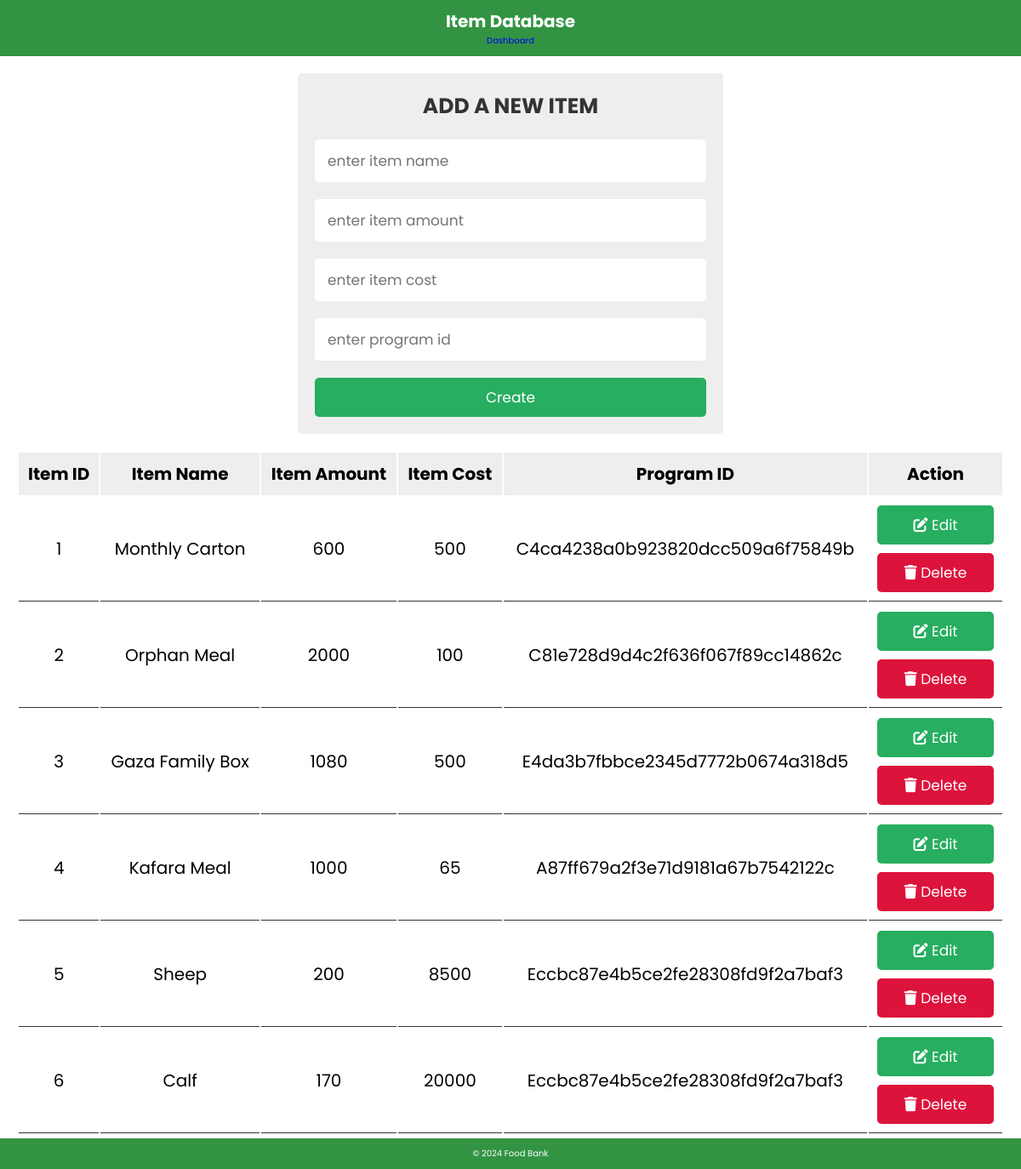
The page /Phase1/code/itemCRUD.php on the database its author committed.
### tables this page shows
CREATE TABLE `item` (
  `id` int(10) UNSIGNED NOT NULL,
  `item_name` varchar(128) DEFAULT NULL,
  `item_cost` float UNSIGNED DEFAULT NULL,
  `amount` mediumint(128) UNSIGNED DEFAULT NULL,
  `program_id` varchar(222) DEFAULT NULL,
  `itemid` varchar(222) DEFAULT NULL,
  `program_name` varchar(255) NOT NULL
);

### Phase1/code/Item.php (called while the page is built, shortened)
<?php
require_once "pdo.php";
$table = "item";
class Item implements imodifiable {
    public static function view_all(){
        global $pdo, $table;
        $stmt = $pdo->query("SELECT * FROM {$table}");
        return $stmt;
    }
}
?>

### Phase1/code/itemCRUD.php (the view, shortened to what this page needs)
<?php
require_once "Item.php";
?>
<!DOCTYPE html>
<html lang="en">
<head>
        <link rel="stylesheet" href="CRUD.css">
        <link rel="stylesheet" href="https://cdnjs.cloudflare.com/ajax/libs/font-awesome/6.5.2/css/all.min.css">
</head>
<body>
<header>
        <h1>Item Database</h1>
        <nav>
            <ul>
                <li><a href="dashboard.php">Dashboard</a></li>
            </ul>
        </nav>
</header>
<div class="container">
   <div class="admin-object-form-container">
      <form  method="post">
         <h3>add a new item</h3>
         <input type="text" placeholder="enter item name" name="name" class="box" required>
         <input type="number" placeholder="enter item amount" name="amount" class="box" required>
         <input type="number" step="0.001 "placeholder="enter item cost" name="cost" class="box" required>
         <input type="number" placeholder="enter program id" name="program_id" class="box" required>
         <input type="submit" class="btn" name="add_item" value="Create">
      </form>
   </div>
   <div class="object-display">
      <table class="object-display-table">
         <thead>
         <tr>
            <th>item ID</th>
            <th>item name</th>
            <th>item amount</th>
            <th>item cost</th>
            <th>program ID</th>
            <th>action</th>
         </tr>
         </thead>
         <?php
         $stmt = Item::view_all();
         while($row = $stmt->fetch(PDO::FETCH_ASSOC)){
        ?>
         <tr>
            <td><?php echo $row['id']; ?></td>
            <td><?php echo $row['item_name']; ?></td>
            <td><?php echo $row['amount']; ?></td>
            <td><?php echo $row['item_cost']; ?></td>
            <td><?php echo $row['program_id']; ?></td>
            <td>
               <a href="editItem.php?id=<?php echo $row['id']; ?>" class="btn"> <i class="fas fa-edit"></i> Edit </a>
               <a href="deleteItem.php?id=<?php echo $row['id']; ?>" class="btn"> <i class="fas fa-trash"></i> Delete </a>
            </td>
        </tr>
      <?php } ?>
      </table>
   </div>
</div>
<footer>
        <p>© 2024 Food Bank</p>
</footer>
</body>
</html>

### Phase1/code/CRUD.css (style rules this page uses)
:root { --green:#27ae60; --black:#333; --white:#fff; --bg-color:#eee; --box-shadow:0 .5rem 1rem rgba(0,0,0,.1); --border:.1rem solid var(--black); }
* { font-family: 'Poppins', sans-serif; margin:0; padding:0; box-sizing: border-box; outline: none; border:none; text-decoration: none; text-transform: capitalize; }
header { background-color: #329443; color: #fff; padding: 10px; text-align: center; }
footer { background-color: #329443; color: #fff; text-align: center; padding: 10px; position: fixed; bottom: 0; width: 100%; }
html { font-size: 62.5%; overflow-x: hidden; }
.btn { display: block; width: 100%; cursor: pointer; border-radius: .5rem; margin-top: 1rem; font-size: 1.7rem; padding:1rem 3rem; background: var(--green); color:var(--white); text-align: center; }
.container { max-width: 1200px; padding:2rem; margin:0 auto; }
.admin-object-form-container form { max-width: 50rem; margin:0 auto; padding:2rem; border-radius: .5rem; background: var(--bg-color); }
.admin-object-form-container form h3 { text-transform: uppercase; color:var(--black); margin-bottom: 1rem; text-align: center; font-size: 2.5rem; }
.admin-object-form-container form .box { width: 100%; border-radius: .5rem; padding:1.2rem 1.5rem; font-size: 1.7rem; margin:1rem 0; background: var(--white); text-transform: none; }
.object-display { margin:2rem 0; }
.object-display .object-display-table { width: 100%; text-align: center; }
.object-display .object-display-table thead { background: var(--bg-color); }
.object-display .object-display-table th { padding:1rem; font-size: 2rem; }
.object-display .object-display-table td { padding:1rem; font-size: 2rem; border-bottom: var(--border); }
.object-display .object-display-table .btn:first-child { margin-top: 0; }
.object-display .object-display-table .btn:last-child { background: crimson; }

### rows shown on the page
item: id "1", item_name "Monthly Carton", amount "600", item_cost "500", program "C4ca4238a0b923820dcc509a6f75849b"
item: id "2", item_name "Orphan Meal", amount "2000", item_cost "100", program "C81e728d9d4c2f636f067f89cc14862c"
item: id "3", item_name "Gaza Family Box", amount "1080", item_cost "500", program "E4da3b7fbbce2345d7772b0674a318d5"
item: id "4", item_name "Kafara Meal", amount "1000", item_cost "65", program "A87ff679a2f3e71d9181a67b7542122c"
item: id "5", item_name "Sheep", amount "200", item_cost "8500", program "Eccbc87e4b5ce2fe28308fd9f2a7baf3"
item: id "6", item_name "Calf", amount "170", item_cost "20000", program "Eccbc87e4b5ce2fe28308fd9f2a7baf3"
